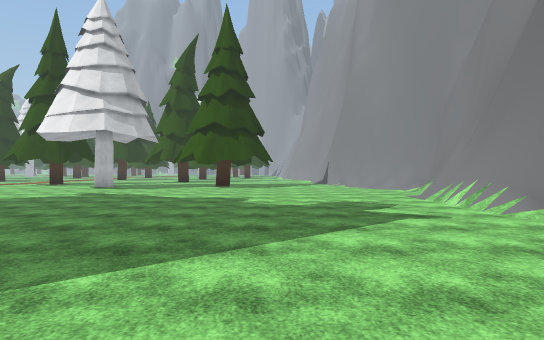
[1] (above)

24 first-person views from a walk through a scene from a Unity 3-D project. The camera is 1.5 m above the floor, looks level and sees 75° across. The floor is counted in squares, 2 m on a side. Each view is taken from the middle of a square. On the plan, view 1 faces up. The plan holds only what a view shows up to about 11 squares ahead; the rest is blank. The place goes on beyond the plan. The player is left out. Some surface patterns are stand-ins.

[2]
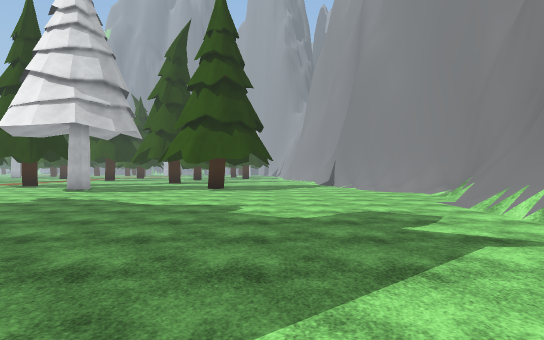

[3]
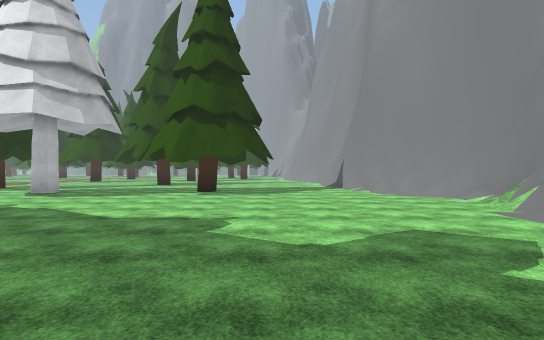

[4]
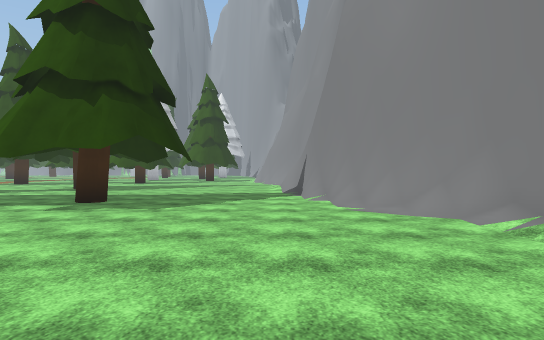

[5]
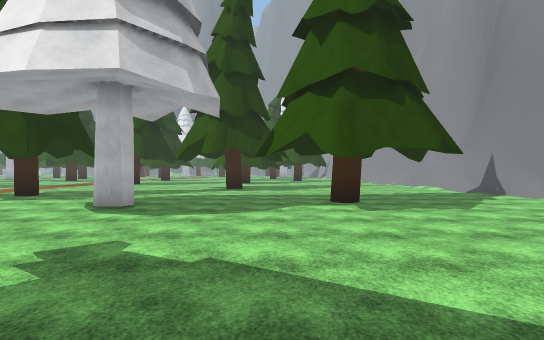

[6]
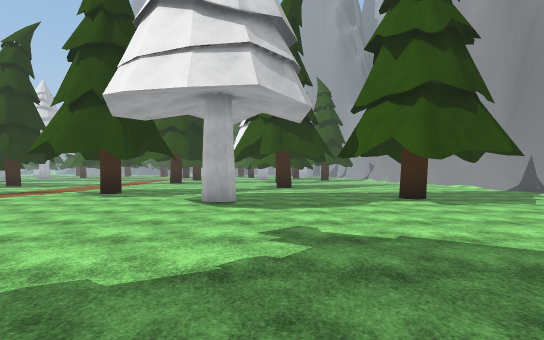

[7]
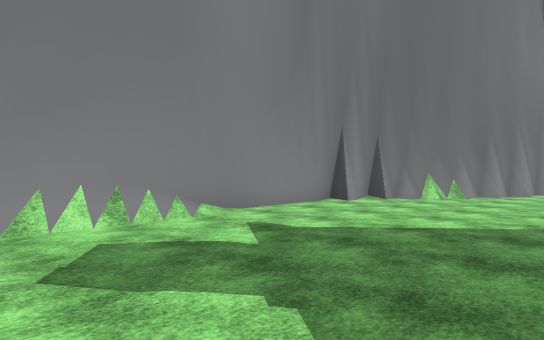

[8]
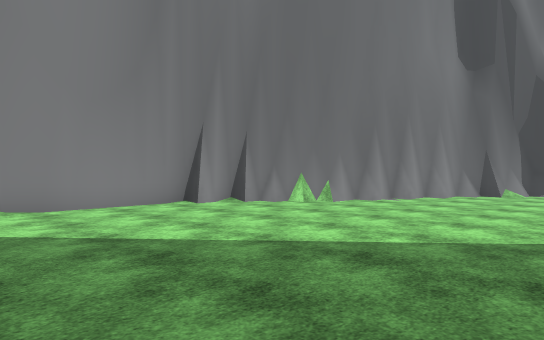

[9]
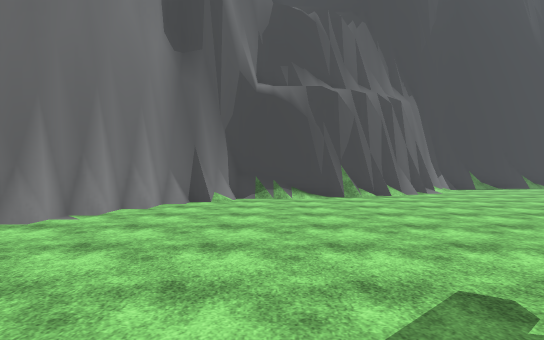

[10]
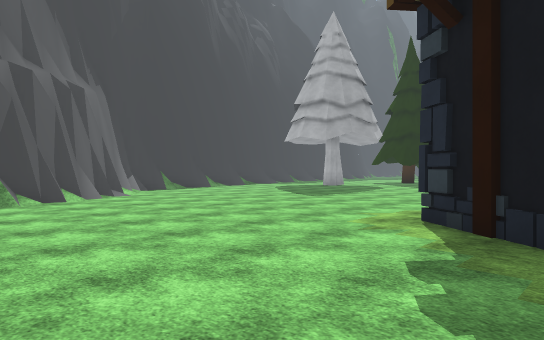

[11]
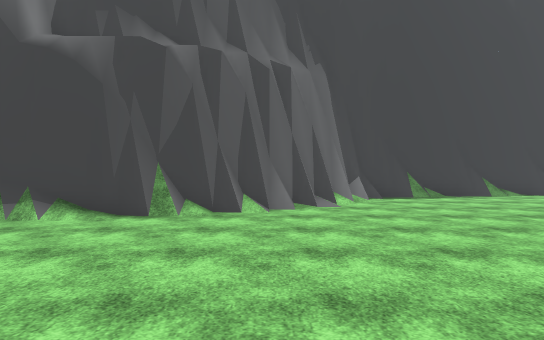

[12]
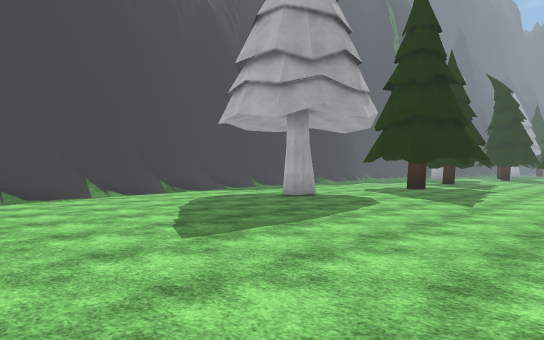

[13]
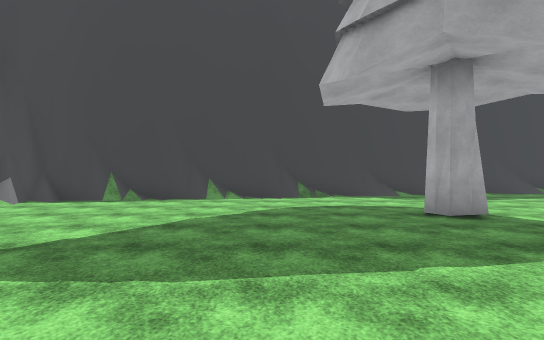

[14]
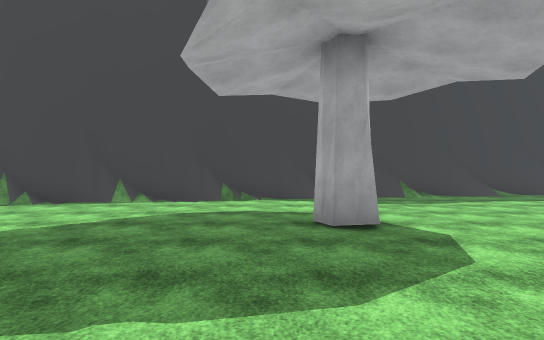

[15]
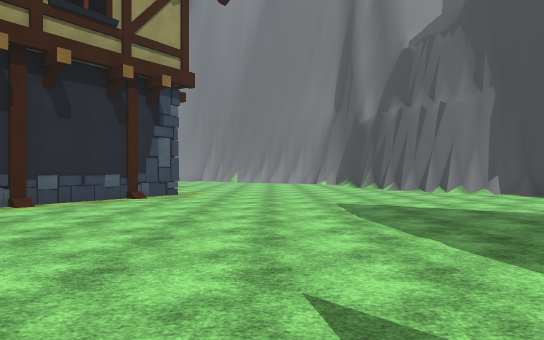

[16]
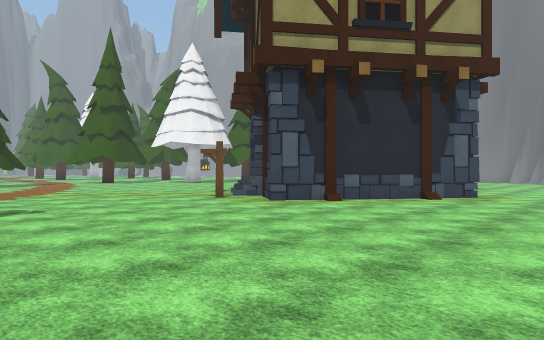

[17]
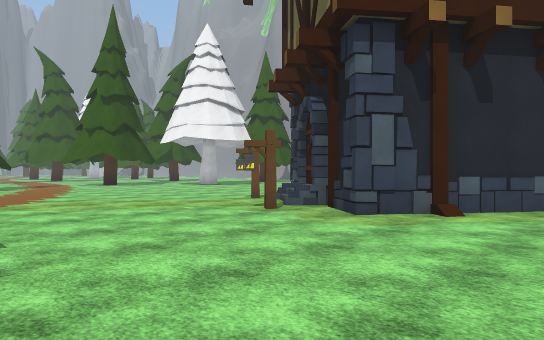

[18]
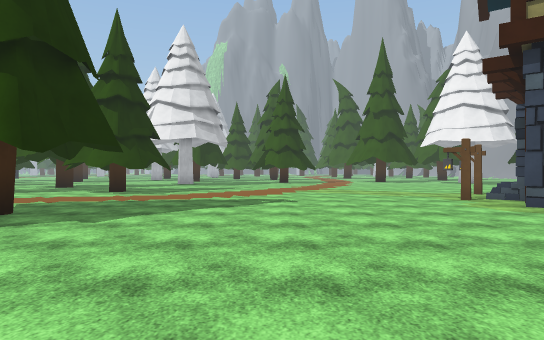

[19]
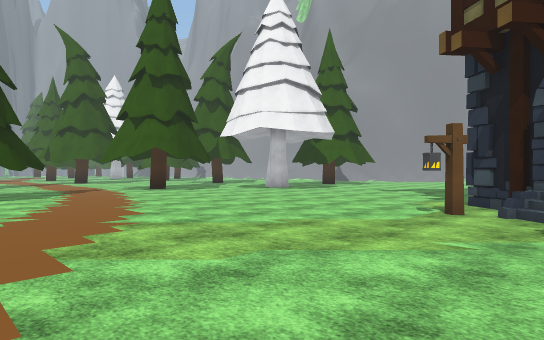

[20]
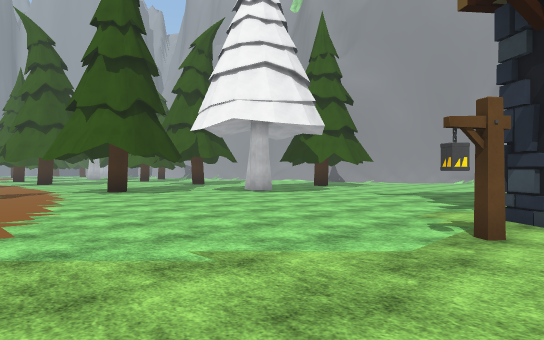

[21]
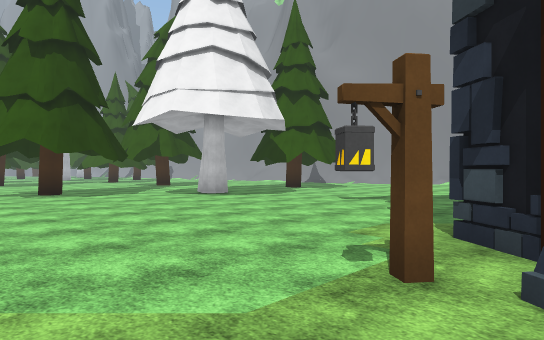

[22]
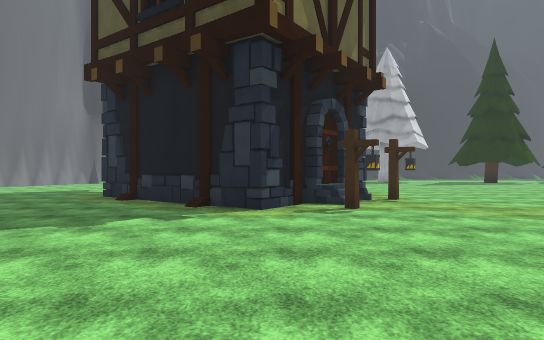

[23]
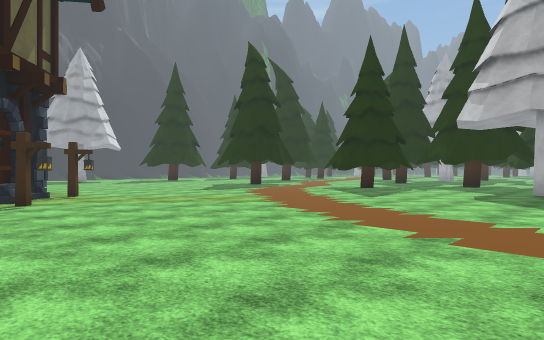

[24]
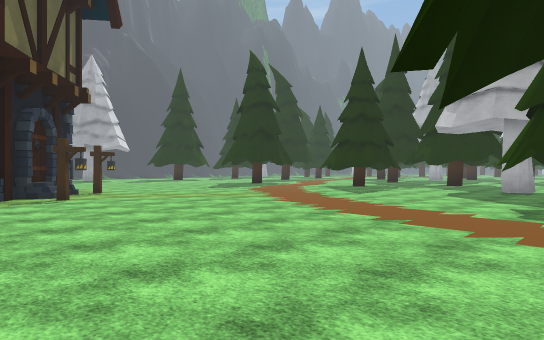

### Floor plan
Key: @ floor where view 1 was taken; # wall or solid block; x gap in a wall; . floor; / step, stairs or slope; L lantern.
Columns run from 22 left of view 1 to 6 right of it. Each row starts with its distance up from view 1.
 19         ..... ...........#
 18       ... .#. .....  ....##
 17       #..... ..... ... ../#
 16    ...#.... ........#. ...#
 15 #... ..........#.. .......##
 14 #..........................#
 13 ...........................##
 12 .........................../#
 11  ..........................##
 10   ......................../#
  9    ......................./#
  8     ......................##
  7 #.........L###............##
  6 ........../####.........../#
  5 .........L/#  ##........../#
  4   ........##   ##..........#
  3 .x........##      .........#
  2 x .........##  #...........#
  1   ..........###...........##
  0  .............#.......@..##
 -1  .......................##
 -2   ......................##
 -3 .......................##
 -4 .......................#
 -5  .....................##
 -6   ...................##
 -7    ...............####
 -8   ...#..........###
 -9  ..............##
-10  .............##
-11 ............###
-12 .....########
-13 #######

Where each view was taken, in squares from view 1:
view 1: 0 up, 0 right, facing up
view 2: 2 up, 0 right, facing up
view 3: 4 up, 0 right, facing up
view 4: 8 up, 2 right, facing up
view 5: 8 up, 4 left, facing up
view 6: 7 up, 6 left, facing up
view 7: 9 up, 1 left, facing down-right
view 8: 6 up, 3 left, facing down-right
view 9: 3 up, 2 left, facing down
view 10: 2 up, 3 left, facing down-left
view 11: 1 down, 6 left, facing down
view 12: 1 down, 9 left, facing down-left
view 13: 2 down, 14 left, facing down
view 14: 3 down, 16 left, facing down
view 15: 3 down, 19 left, facing right
view 16: 3 down, 19 left, facing up-right
view 17: 0 up, 18 left, facing up-right
view 18: 4 down, 18 left, facing up
view 19: 5 up, 18 left, facing up-right
view 20: 6 up, 16 left, facing up-right
view 21: 6 up, 14 left, facing up-right
view 22: 14 up, 10 left, facing down
view 23: 16 up, 10 left, facing down-left
view 24: 17 up, 9 left, facing down-left
